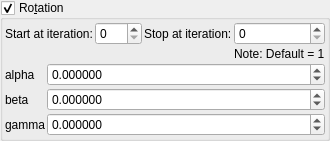
    <widget class="MyGroupBox" name="groupCheck_transf_function_enabledR_false">
     <property name="toolTip">
      <string/>
     </property>
     <property name="title">
      <string>Ro&amp;tation</string>
     </property>
     <property name="checkable">
      <bool>true</bool>
     </property>
     <layout class="QVBoxLayout" name="verticalLayout_31" stretch="0,0">
      <property name="spacing">
       <number>2</number>
      </property>
      <property name="leftMargin">
       <number>2</number>
      </property>
      <property name="topMargin">
       <number>2</number>
      </property>
      <property name="rightMargin">
       <number>2</number>
      </property>
      <property name="bottomMargin">
       <number>2</number>
      </property>
      <item>
       <layout class="QGridLayout" name="gridLayout_66">
        <property name="spacing">
         <number>2</number>
        </property>
        <item row="0" column="2">
         <widget class="QLabel" name="label_248">
          <property name="text">
           <string>Stop at iteration:</string>
          </property>
         </widget>
        </item>
        <item row="0" column="1">
         <widget class="MySpinBox" name="spinboxInt_transf_start_iterations_R">
          <property name="sizePolicy">
           <sizepolicy hsizetype="Minimum" vsizetype="Maximum">
            <horstretch>0</horstretch>
            <verstretch>0</verstretch>
           </sizepolicy>
          </property>
          <property name="maximum">
           <number>999</number>
          </property>
         </widget>
        </item>
        <item row="0" column="3">
         <widget class="MySpinBox" name="spinboxInt_transf_stop_iterations_R">
          <property name="sizePolicy">
           <sizepolicy hsizetype="Minimum" vsizetype="Maximum">
            <horstretch>0</horstretch>
            <verstretch>0</verstretch>
           </sizepolicy>
          </property>
          <property name="maximum">
           <number>999</number>
          </property>
         </widget>
        </item>
        <item row="0" column="0">
         <widget class="QLabel" name="label_249">
          <property name="text">
           <string>Start at iteration:</string>
          </property>
         </widget>
        </item>
        <item row="1" column="3">
         <widget class="QLabel" name="label_133">
          <property name="text">
           <string>Note: Default = 1</string>
          </property>
         </widget>
        </item>
       </layout>
      </item>
      <item>
       <layout class="QGridLayout" name="gridLayout_10" columnstretch="0,1">
        <property name="spacing">
         <number>2</number>
        </property>
        <item row="0" column="0">
         <widget class="QLabel" name="label_35">
          <property name="text">
           <string notr="true">alpha</string>
          </property>
         </widget>
        </item>
        <item row="2" column="0">
         <widget class="QLabel" name="label_36">
          <property name="text">
           <string notr="true">gamma</string>
          </property>
         </widget>
        </item>
        <item row="2" column="1">
         <widget class="MyDoubleSpinBox" name="spinboxd3_transf_rotation_z">
          <property name="sizePolicy">
           <sizepolicy hsizetype="Minimum" vsizetype="Maximum">
            <horstretch>0</horstretch>
            <verstretch>0</verstretch>
           </sizepolicy>
          </property>
          <property name="prefix">
           <string/>
          </property>
          <property name="suffix">
           <string/>
          </property>
          <property name="decimals">
           <number>6</number>
          </property>
          <property name="minimum">
           <double>-180.000000000000000</double>
          </property>
          <property name="maximum">
           <double>180.000000000000000</double>
          </property>
          <property name="singleStep">
           <double>1.000000000000000</double>
          </property>
         </widget>
        </item>
        <item row="1" column="0">
         <widget class="QLabel" name="label_34">
          <property name="text">
           <string notr="true">beta</string>
          </property>
         </widget>
        </item>
        <item row="0" column="1">
         <widget class="MyDoubleSpinBox" name="spinboxd3_transf_rotation_x">
          <property name="sizePolicy">
           <sizepolicy hsizetype="Minimum" vsizetype="Maximum">
            <horstretch>0</horstretch>
            <verstretch>0</verstretch>
           </sizepolicy>
          </property>
          <property name="prefix">
           <string/>
          </property>
          <property name="suffix">
           <string/>
          </property>
          <property name="decimals">
           <number>6</number>
          </property>
          <property name="minimum">
           <double>-180.000000000000000</double>
          </property>
          <property name="maximum">
           <double>180.000000000000000</double>
          </property>
          <property name="singleStep">
           <double>1.000000000000000</double>
          </property>
         </widget>
        </item>
        <item row="1" column="1">
         <widget class="MyDoubleSpinBox" name="spinboxd3_transf_rotation_y">
          <property name="sizePolicy">
           <sizepolicy hsizetype="Minimum" vsizetype="Maximum">
            <horstretch>0</horstretch>
            <verstretch>0</verstretch>
           </sizepolicy>
          </property>
          <property name="prefix">
           <string/>
          </property>
          <property name="suffix">
           <string/>
          </property>
          <property name="decimals">
           <number>6</number>
          </property>
          <property name="minimum">
           <double>-180.000000000000000</double>
          </property>
          <property name="maximum">
           <double>180.000000000000000</double>
          </property>
          <property name="singleStep">
           <double>1.000000000000000</double>
          </property>
         </widget>
        </item>
       </layout>
      </item>
     </layout>
    </widget>
